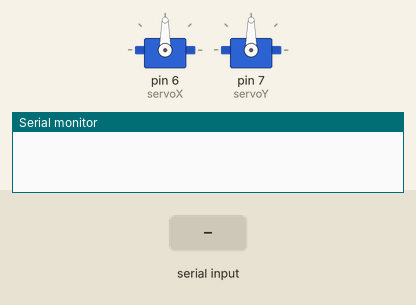
Recording of a sketch running on a simulated Arduino Uno, built with avr-gcc and run on an emulated ATmega328P. Parts: 2 × servo, the last lines printed to the serial monitor. The test bench sets the inputs (shaded band).

Above: at 1.2 s.
1.3 s: "90,45\n" received over the second serial link
At 2.3 s:
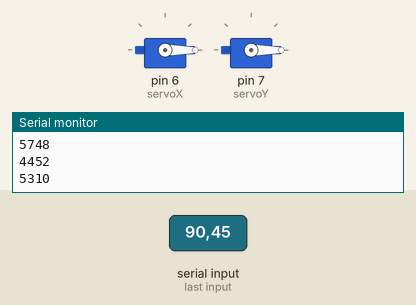
3.5 s: "30,150\n" received over the second serial link
At 5.6 s:
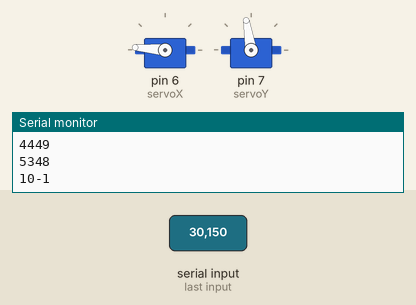
5.9 s: "255\n" received over the second serial link
At 7.3 s:
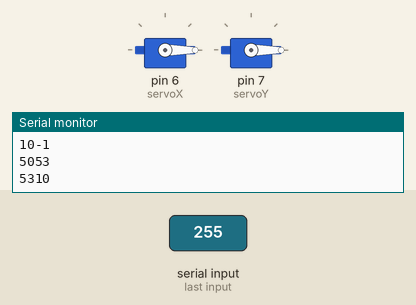
7.6 s: "90\n" received over the second serial link
At 9.1 s:
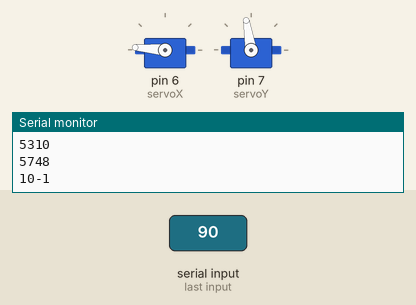
Timing chart, 0 to 10.5 s (numbered marks = the images above; inputs shaded):
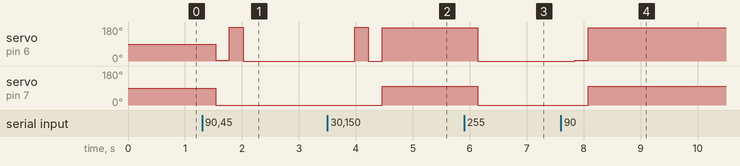

Measured:
- after the input at 1.3 s, servo on pin 6 (servoX): 90° → 3° after 0.24 s, → 180° 0.24 s later, → 0° 0.24 s later; servo on pin 7 (servoY): 90° → 0° after 0.24 s
- after the input at 3.5 s, servo on pin 6 (servoX): 0° → 180° after 0.48 s, → 0° 0.24 s later, → 175° 0.24 s later; servo on pin 7 (servoY): 0° → 99° after 0.96 s
- after the input at 5.9 s, servo on pin 6 (servoX): 175° → 0° after 0.24 s; servo on pin 7 (servoY): 99° → 0° after 0.24 s
- after the input at 7.6 s, servo on pin 6 (servoX): 0° → 3° after 0.24 s, → 175° 0.24 s later; servo on pin 7 (servoY): 0° → 99° after 0.48 s

The sketch:

ProjetoLabirinto19173_19186.ino
```cpp
//Giovanna Pavani Martelli 19173  data: 29/10/2019
//Maria Luiza Sperancin Mancebo 19186

#include <SoftwareSerial.h> //biblioteca do bluetooth
SoftwareSerial mySerial(2,3);//RX, TX

#include <Servo.h> //incluindo biblioteca do servo
Servo servoX; //declarando o servo x
Servo servoY; //declarando o servo y

 //declaracao de variaveis auxiliares
String dados;// dados capturados através do bluetooth
int x; // armazenamento da qtd de graus para o servoX
int y; // armazenamento da qtd de graus para o servoY

void setup() {
Serial.begin(9600); //inicia o serial
mySerial.begin(9600); //inicia o serial do bluetooth

servoX.attach(6); //inicia os servos
servoY.attach(7);
}

void loop()
{
  if (mySerial.available()) //se o serial estiver disponível
  {
    dados = mySerial.read(); //le o primeiro dado passado pelo bluetooth (X)
    x = tratarDados(dados); //trata o dado lido
    Serial.print(x);//printa no serial
    delay(70);

    dados = mySerial.read(); //le o segundo dado passado pelo bluetooth (Y)
    y = tratarDados(dados); //trata o dado lido
    Serial.println(y); //printa no serial
    delay(70);

    x = map(x, -10, 10, 5, 175); //faz regra de 3 entre o numero passado pelo bluetooth e os graus que serão executados no servo motor X - múmeros alterados por conta do mau funcionamento de um dos servos
    y = map(y, -10, 10, 180, 0); //faz regra de 3 entre o numero passado pelo bluetooth e os graus que serão executados no servo motor Y - fizemos o inverso aqui por causa da posição do servo na montagem

    delay(100);

    servoX.write(x); //o servo X gira a quantidade de graus da regra de 3 do X
    servoY.write(y); //o servo Y gira a quantidade de graus da regra de 3 do Y
  }
}

int tratarDados(String dados) //passa como parametro o numero que queremos tratar
{                              //alem de transformar o dado em int, tendo em vista que o app para android envia o dado em 1 byte, não possui numeros negativos,
  int ret = dados.toInt();     //então transformamos o número enviado em seu respectivo numero negativo
  if(ret == 255)
    ret = -1;
  if(ret == 254)
    ret = -2;
  if(ret == 253)
    ret = -3;
  if(ret == 252)
    ret = -4;
  if(ret == 251)
    ret = -5;
  if(ret == 250)
    ret = -6;
  if(ret == 249)
    ret = -7;
  if(ret == 248)
    ret = -8;
  if(ret == 247 || ret == 246)
    ret = -9;

  return ret; //retorna o numero encontrado
}
```
